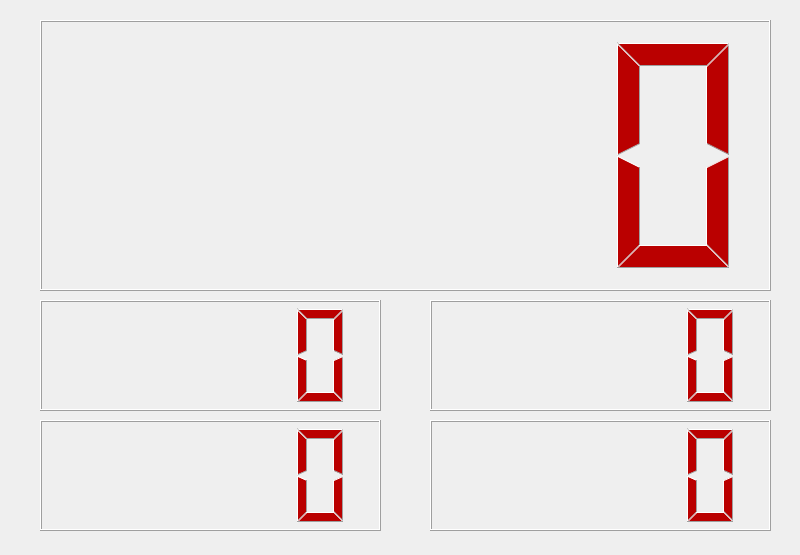
<?xml version="1.0" encoding="UTF-8"?>
<ui version="4.0">
 <class>kitchenCentralWidget</class>
 <widget class="QWidget" name="kitchenCentralWidget">
  <property name="geometry">
   <rect>
    <x>0</x>
    <y>0</y>
    <width>800</width>
    <height>555</height>
   </rect>
  </property>
  <property name="windowTitle">
   <string>Form</string>
  </property>
  <property name="styleSheet">
   <string notr="true"/>
  </property>
  <widget class="QLCDNumber" name="currentOrder">
   <property name="geometry">
    <rect>
     <x>40</x>
     <y>20</y>
     <width>731</width>
     <height>271</height>
    </rect>
   </property>
   <property name="styleSheet">
    <string notr="true">QLCDNumber{
	color: rgb(186, 0, 0);
}</string>
   </property>
  </widget>
  <widget class="QLCDNumber" name="nextOrder1">
   <property name="geometry">
    <rect>
     <x>40</x>
     <y>300</y>
     <width>341</width>
     <height>111</height>
    </rect>
   </property>
   <property name="styleSheet">
    <string notr="true">QLCDNumber{
	color: rgb(186, 0, 0);
}</string>
   </property>
  </widget>
  <widget class="QLCDNumber" name="nextOrder2">
   <property name="geometry">
    <rect>
     <x>40</x>
     <y>420</y>
     <width>341</width>
     <height>111</height>
    </rect>
   </property>
   <property name="styleSheet">
    <string notr="true">QLCDNumber{
	color: rgb(186, 0, 0);
}</string>
   </property>
  </widget>
  <widget class="QLCDNumber" name="nextOrder3">
   <property name="geometry">
    <rect>
     <x>430</x>
     <y>300</y>
     <width>341</width>
     <height>111</height>
    </rect>
   </property>
   <property name="styleSheet">
    <string notr="true">QLCDNumber{
	color: rgb(186, 0, 0);
}</string>
   </property>
  </widget>
  <widget class="QLCDNumber" name="nextOrder4">
   <property name="geometry">
    <rect>
     <x>430</x>
     <y>420</y>
     <width>341</width>
     <height>111</height>
    </rect>
   </property>
   <property name="styleSheet">
    <string notr="true">QLCDNumber{
	color: rgb(186, 0, 0);
}</string>
   </property>
  </widget>
 </widget>
 <resources/>
 <connections/>
</ui>
